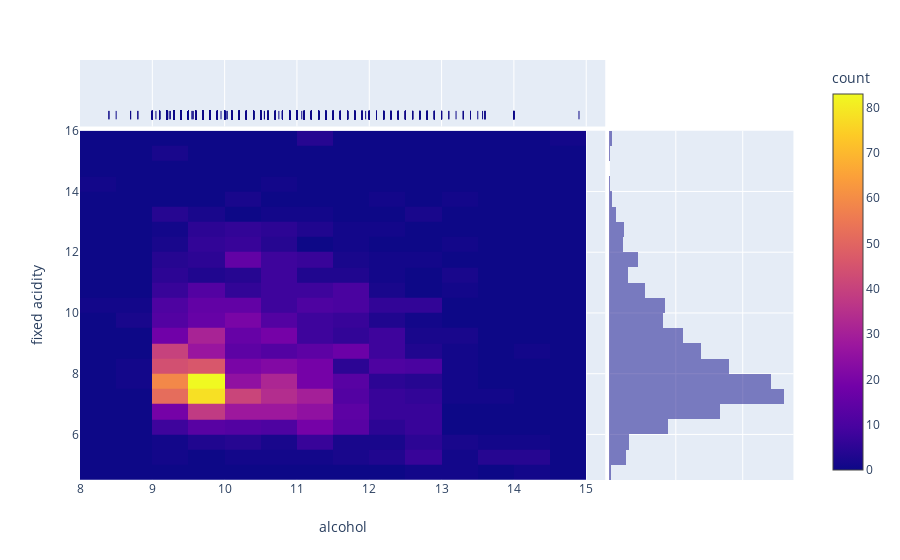

This figure's notebook cell:
### Code cell
# Red_Wine Heatmap 2 features
fig = px.density_heatmap(df_red, x="alcohol", y="fixed acidity", marginal_x="rug", marginal_y="histogram")
fig.show()

### Figure 1 — Plotly figure (JSON) as saved in the notebook; plotly's stock layout.template omitted (floating-point values rounded to 4 significant figures; data arrays with more than 128 entries replaced by an {"elided": "..."} marker saying what was removed)
{"data": [{"coloraxis": "coloraxis", "hoverlabel": {"namelength": 0}, "hovertemplate": "alcohol=%{x}<br>fixed acidity=%{y}<br>count=%{z}", "name": "", "type": "histogram2d", "x": {"elided": "1599 float values"}, "xaxis": "x", "xbingroup": "x", "y": {"elided": "1599 float values"}, "yaxis": "y", "ybingroup": "y"}, {"alignmentgroup": "True", "boxpoints": "all", "fillcolor": "rgba(255,255,255,0)", "hoverlabel": {"namelength": 0}, "hoveron": "points", "hovertemplate": "alcohol=%{x}", "jitter": 0, "legendgroup": "", "line": {"color": "rgba(255,255,255,0)"}, "marker": {"color": "#0d0887", "symbol": "line-ns-open"}, "name": "", "offsetgroup": "", "showlegend": false, "type": "box", "x": {"elided": "1599 float values"}, "xaxis": "x3", "yaxis": "y3"}, {"alignmentgroup": "True", "bingroup": "y", "hoverlabel": {"namelength": 0}, "hovertemplate": "fixed acidity=%{y}<br>count=%{x}", "legendgroup": "", "marker": {"color": "#0d0887"}, "name": "", "offsetgroup": "", "opacity": 0.5, "showlegend": false, "type": "histogram", "xaxis": "x2", "y": {"elided": "1599 float values"}, "yaxis": "y2"}], "layout": {"autosize": true, "barmode": "overlay", "coloraxis": {"colorbar": {"title": {"text": "count"}}, "colorscale": [[0, "#0d0887"], [0.1111, "#46039f"], [0.2222, "#7201a8"], [0.3333, "#9c179e"], [0.4444, "#bd3786"], [0.5556, "#d8576b"], [0.6667, "#ed7953"], [0.7778, "#fb9f3a"], [0.8889, "#fdca26"], [1, "#f0f921"]]}, "legend": {"tracegroupgap": 0}, "margin": {"t": 60}, "xaxis": {"anchor": "y", "autorange": true, "domain": [0, 0.7215], "range": [8, 15.26], "title": {"text": "alcohol"}, "type": "linear"}, "xaxis2": {"anchor": "y2", "autorange": true, "domain": [0.7265, 0.98], "matches": "x2", "range": [0, 275.8], "showgrid": true, "showticklabels": false}, "xaxis3": {"anchor": "y3", "autorange": true, "domain": [0, 0.7215], "matches": "x", "range": [8, 15.26], "showgrid": true, "showticklabels": false, "type": "linear"}, "xaxis4": {"anchor": "y4", "domain": [0.7265, 0.98], "matches": "x2", "showgrid": true, "showticklabels": false}, "yaxis": {"anchor": "x", "autorange": true, "domain": [0, 0.8316], "range": [4.5, 16], "title": {"text": "fixed acidity"}, "type": "linear"}, "yaxis2": {"anchor": "x2", "autorange": true, "domain": [0, 0.8316], "matches": "y", "range": [4.5, 16], "showgrid": true, "showticklabels": false, "type": "linear"}, "yaxis3": {"anchor": "x3", "autorange": true, "domain": [0.8416, 1], "matches": "y3", "range": [-0.5429, 0.5], "showgrid": false, "showticklabels": false, "type": "category"}, "yaxis4": {"anchor": "x4", "domain": [0.8416, 1], "matches": "y3", "showgrid": true, "showticklabels": false}}}
